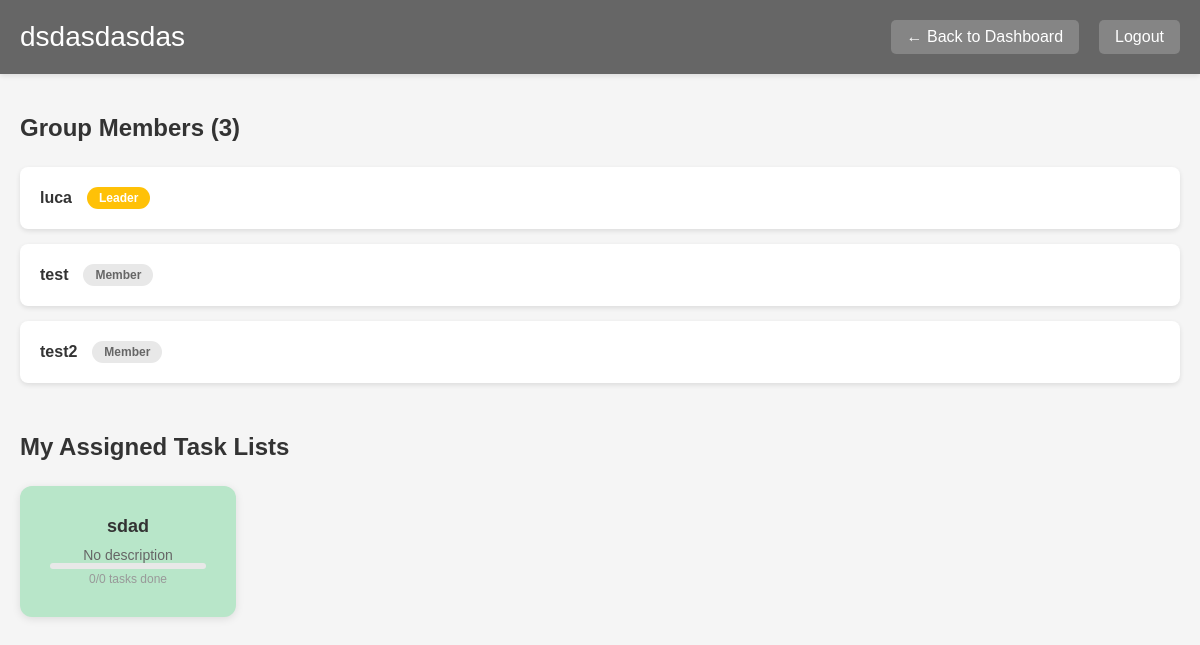
The page /group/1 (signed in) on the database its author committed.
### models.py (models this page shows, shortened)
class Group(db.Model):
    __tablename__ = 'group'
    group_id = db.Column(db.Integer, primary_key=True)
    group_name = db.Column(db.String(100), nullable=False)
    description = db.Column(db.Text)
    leader_id = db.Column(db.Integer, db.ForeignKey('user.user_id'), nullable=False)
    created_at = db.Column(db.DateTime, default=datetime.utcnow)
    members = db.relationship('GroupMember', backref='group', lazy=True, cascade='all, delete-orphan')
    shared_task_lists = db.relationship('SharedTaskList', backref='group', lazy=True, cascade='all, delete-orphan')

class User(UserMixin, db.Model):
    __tablename__ = 'user'
    user_id = db.Column(db.Integer, primary_key=True)
    username = db.Column(db.String(80), unique=True, nullable=False)
    password_hash = db.Column(db.String(200), nullable=False)
    user_role = db.Column(db.String(20), default='user')
    collections = db.relationship('Collection', backref='owner', lazy=True, cascade='all, delete-orphan')
    owned_groups = db.relationship('Group', backref='leader', lazy=True, foreign_keys='Group.leader_id')
    group_memberships = db.relationship('GroupMember', backref='user', lazy=True, cascade='all, delete-orphan')

class TaskList(db.Model):
    __tablename__ = 'task_list'
    task_list_id = db.Column(db.Integer, primary_key=True)
    collection_id = db.Column(db.Integer, db.ForeignKey('collection.collection_id'), nullable=False)
    list_name = db.Column(db.String(100), nullable=False)
    description = db.Column(db.Text)
    created_at = db.Column(db.DateTime, default=datetime.utcnow)
    updated_at = db.Column(db.DateTime, default=datetime.utcnow, onupdate=datetime.utcnow)
    tasks = db.relationship('Task', backref='task_list', lazy=True, cascade='all, delete-orphan')
    shared_with_groups = db.relationship('SharedTaskList', backref='task_list', lazy=True, cascade='all, delete-orphan')
    assignments = db.relationship('TaskListAssignment', backref='task_list', lazy=True, cascade='all, delete-orphan')

### app.py (the view)
@app.route('/group/<int:group_id>')
@login_required
def view_group(group_id):
    group = Group.query.get_or_404(group_id)
    is_member = GroupMember.query.filter_by(group_id=group_id, user_id=current_user.user_id).first()
    if not is_member:
        flash('You are not a member of this group.', 'error')
        return redirect(url_for('dashboard'))
    members = db.session.query(User, GroupMember).join(
        GroupMember, User.user_id == GroupMember.user_id
    ).filter(GroupMember.group_id == group_id).all()
    is_leader = (group.leader_id == current_user.user_id)
    member_ids = [m.user_id for _, m in members]
    available_users = User.query.filter(User.user_id.notin_(member_ids)).all()
    shared_task_lists = SharedTaskList.query.filter_by(group_id=group_id).all()
    shared_lists = []
    for share in shared_task_lists:
        task_list = TaskList.query.get(share.task_list_id)
        collection = Collection.query.get(task_list.collection_id)
        shared_by_user = User.query.get(share.shared_by_user_id)
        shared_lists.append((task_list, share, collection, shared_by_user))
    member_progress = []
    for user, membership in members:
        assignments = TaskListAssignment.query.filter_by(membership_id=membership.membership_id).all()
        if not assignments:
            continue
        assigned_lists = []
        total_tasks = 0
        completed_tasks = 0
        for assignment in assignments:
            task_list = TaskList.query.get(assignment.task_list_id)
            all_tasks = Task.query.filter_by(task_list_id=task_list.task_list_id).all()
            done = Task.query.filter_by(task_list_id=task_list.task_list_id, status='completed').count()
            total = len(all_tasks)
            total_tasks += total
            completed_tasks += done
            assigned_lists.append({
                'task_list': task_list,
                'total': total,
                'completed': done,
                'percent': int((done / total * 100) if total > 0 else 0)
            })
        overall_percent = int((completed_tasks / total_tasks * 100) if total_tasks > 0 else 0)
        member_progress.append({
            'user': user,
            'membership': membership,
            'assigned_lists': assigned_lists,
            'total_tasks': total_tasks,
            'completed_tasks': completed_tasks,
            'overall_percent': overall_percent
        })
    assignable_lists = []
    for task_list, share, collection, shared_by_user in shared_lists:
        assignable_lists.append(task_list)
    return render_template('group.html',
                         group=group,
                         members=members,
                         is_leader=is_leader,
                         available_users=available_users,
                         shared_lists=shared_lists,
                         member_progress=member_progress,
                         assignable_lists=assignable_lists)

### app.py (called while the page is built)
@login_manager.user_loader
def load_user(user_id):
    return User.query.get(int(user_id))

### templates/group.html (shortened to what this page needs)
<!DOCTYPE html>
<html lang="en">
<head>
    <link rel="stylesheet" href="{{ url_for('static', filename='css/dashboard.css') }}">
</head>
<body>
    <header>
        <div class="header-content">
            <h1>{{ group.group_name }}</h1>
            <div class="user-menu">
                <a href="{{ url_for('dashboard') }}" class="logout-btn">← Back to Dashboard</a>
                <a href="{{ url_for('logout') }}" class="logout-btn">Logout</a>
            </div>
        </div>
    </header>
    <main class="container">
        <section class="section">
            <div class="section-header">
                <h2>Group Members ({{ members|length }})</h2>
            </div>
            <div class="members-list">
                {% for user, membership in members %}
                    <div class="member-card">
                        <div class="member-info">
                            <h4>{{ user.username }}</h4>
                            {% if membership.role == 'leader' %}
                                <span class="role-badge leader-badge">Leader</span>
                            {% else %}
                                <span class="role-badge">Member</span>
                            {% endif %}
                        </div>
                    </div>
                {% endfor %}
            </div>
        </section>
        <section class="section">
            <div class="section-header">
                <h2>{% if is_leader %}Shared Task Lists{% else %}My Assigned Task Lists{% endif %}</h2>
            </div>
            {% if is_leader %}
                {% if shared_lists %}
                    <div class="card-grid">
                        {% for task_list, share, collection, shared_by_user in shared_lists %}
                            <div class="card card-green" onclick="window.location.href='{{ url_for('view_task_list', task_list_id=task_list.task_list_id) }}'">
                                <h3>{{ task_list.list_name }}</h3>
                                <p>{{ task_list.description or 'No description' }}</p>
                                <p class="task-count">{{ task_list.tasks|length }} tasks</p>
                                <div class="shared-info">
                                    <span style="font-size: 12px; color: #666;">Shared by {{ shared_by_user.username }}</span>
                                </div>
                            </div>
                        {% endfor %}
                    </div>
                {% else %}
                    <p class="no-items">No task lists shared with this group yet.</p>
                {% endif %}
            {% else %}
                {% set my_assignments = [] %}
                {% if my_assignments %}
                    <div class="card-grid">
                        {% for item in my_assignments %}
                            <div class="card card-green" onclick="window.location.href='{{ url_for('view_task_list', task_list_id=item.task_list.task_list_id) }}'">
                                <h3>{{ item.task_list.list_name }}</h3>
                                <p>{{ item.task_list.description or 'No description' }}</p>
                                <div class="assignment-progress">
                                    <div class="mini-progress-bar-container">
                                    </div>
                                    <span class="list-progress-text">{{ item.completed }}/{{ item.total }} tasks done</span>
                                </div>
                            </div>
                        {% endfor %}
                    </div>
                {% else %}
                    <p class="no-items">You have no task lists assigned to you yet.</p>
                {% endif %}
            {% endif %}
        </section>
    </main>
</body>
</html>

### static/css/dashboard.css (style rules this page uses)
* { margin: 0; padding: 0; box-sizing: border-box; }
body { font-family: Arial, sans-serif; background-color: #f5f5f5; min-height: 100vh; }
header { background-color: #666; color: white; padding: 20px 0; box-shadow: 0 2px 5px rgba(0,0,0,0.1); }
.header-content { max-width: 1200px; margin: 0 auto; padding: 0 20px; display: flex; justify-content: space-between; align-items: center; }
header h1 { font-size: 28px; font-weight: normal; }
.user-menu { display: flex; align-items: center; gap: 20px; }
.logout-btn { background-color: rgba(255,255,255,0.2); color: white; padding: 8px 16px; border-radius: 5px; text-decoration: none; transition: background-color 0.3s; }
.container { max-width: 1200px; margin: 0 auto; padding: 40px 20px; }
.section { margin-bottom: 50px; }
.section-header { display: flex; justify-content: space-between; align-items: center; margin-bottom: 25px; }
.section h2 { font-size: 24px; color: #333; }
.card-grid { display: grid; grid-template-columns: repeat(auto-fill, minmax(200px, 1fr)); gap: 20px; }
.card { padding: 30px; border-radius: 12px; box-shadow: 0 2px 8px rgba(0,0,0,0.1); cursor: pointer; transition: transform 0.2s, box-shadow 0.2s; text-align: center; }
.card h3 { font-size: 18px; margin-bottom: 10px; color: #333; }
.card p { color: #666; font-size: 14px; }
.card-green { background-color: #b8e6c9; }
.members-list { display: flex; flex-direction: column; gap: 15px; }
.member-card { background-color: white; padding: 20px; border-radius: 8px; box-shadow: 0 2px 5px rgba(0,0,0,0.1); display: flex; justify-content: space-between; align-items: center; }
.member-info { display: flex; align-items: center; gap: 15px; }
.member-info h4 { font-size: 16px; color: #333; }
.role-badge { display: inline-block; padding: 4px 12px; border-radius: 12px; font-size: 12px; font-weight: bold; background-color: #e8e8e8; color: #666; }
.leader-badge { background-color: #ffc107; color: #fff; }
.list-progress-text { font-size: 12px; color: #999; }
.mini-progress-bar-container { background-color: #e8e8e8; border-radius: 4px; height: 6px; overflow: hidden; }

### rows shown on the page
Group: group_name "dsdasdasdas"
User: username "luca", shows "Leader"
User: username "test", shows "Member"
User: username "test2", shows "Member"
TaskList: task_list.list_name "sdad", task_list "No description"

### other values the page prints
{{ members|length }} "3"
{{ item.completed }} "0"
{{ item.total }} "0"
